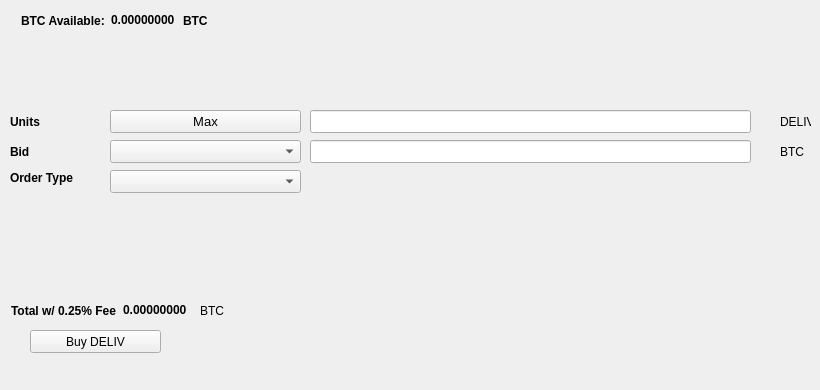
   <widget class="QWidget" name="BuyTab">
    <attribute name="title">
     <string>Buy</string>
    </attribute>
    <widget class="QPushButton" name="BuyDELIV">
     <property name="geometry">
      <rect>
       <x>30</x>
       <y>330</y>
       <width>131</width>
       <height>23</height>
      </rect>
     </property>
     <property name="text">
      <string>Buy DELIV</string>
     </property>
     <property name="icon">
      <iconset resource="../DeliV.qrc">
       <normaloff>:/icons/bitcoin</normaloff>:/icons/bitcoin</iconset>
     </property>
    </widget>
    <widget class="QLabel" name="label_3">
     <property name="geometry">
      <rect>
       <x>10</x>
       <y>110</y>
       <width>46</width>
       <height>23</height>
      </rect>
     </property>
     <property name="font">
      <font>
       <weight>75</weight>
       <bold>true</bold>
      </font>
     </property>
     <property name="text">
      <string>Units</string>
     </property>
    </widget>
    <widget class="QLineEdit" name="UnitsInput">
     <property name="geometry">
      <rect>
       <x>310</x>
       <y>110</y>
       <width>441</width>
       <height>23</height>
      </rect>
     </property>
     <property name="font">
      <font>
       <pointsize>9</pointsize>
       <weight>75</weight>
       <bold>true</bold>
      </font>
     </property>
    </widget>
    <widget class="QLineEdit" name="BuyBidPriceEdit">
     <property name="geometry">
      <rect>
       <x>310</x>
       <y>140</y>
       <width>441</width>
       <height>23</height>
      </rect>
     </property>
     <property name="font">
      <font>
       <pointsize>9</pointsize>
       <weight>75</weight>
       <bold>true</bold>
      </font>
     </property>
    </widget>
    <widget class="QLabel" name="label_4">
     <property name="geometry">
      <rect>
       <x>780</x>
       <y>110</y>
       <width>31</width>
       <height>23</height>
      </rect>
     </property>
     <property name="text">
      <string>DELIV</string>
     </property>
    </widget>
    <widget class="QLabel" name="label_5">
     <property name="geometry">
      <rect>
       <x>780</x>
       <y>140</y>
       <width>31</width>
       <height>23</height>
      </rect>
     </property>
     <property name="text">
      <string>BTC</string>
     </property>
    </widget>
    <widget class="QLabel" name="label_6">
     <property name="geometry">
      <rect>
       <x>10</x>
       <y>140</y>
       <width>46</width>
       <height>23</height>
      </rect>
     </property>
     <property name="font">
      <font>
       <weight>75</weight>
       <bold>true</bold>
      </font>
     </property>
     <property name="text">
      <string>Bid</string>
     </property>
    </widget>
    <widget class="QLabel" name="label_7">
     <property name="geometry">
      <rect>
       <x>10</x>
       <y>170</y>
       <width>91</width>
       <height>16</height>
      </rect>
     </property>
     <property name="font">
      <font>
       <weight>75</weight>
       <bold>true</bold>
      </font>
     </property>
     <property name="text">
      <string>Order Type</string>
     </property>
    </widget>
    <widget class="QPushButton" name="Buy_Max_Amount">
     <property name="geometry">
      <rect>
       <x>110</x>
       <y>110</y>
       <width>191</width>
       <height>23</height>
      </rect>
     </property>
     <property name="font">
      <font>
       <pointsize>10</pointsize>
      </font>
     </property>
     <property name="text">
      <string>Max</string>
     </property>
    </widget>
    <widget class="QComboBox" name="BuyBidcomboBox">
     <property name="geometry">
      <rect>
       <x>110</x>
       <y>140</y>
       <width>191</width>
       <height>23</height>
      </rect>
     </property>
     <property name="font">
      <font>
       <pointsize>10</pointsize>
      </font>
     </property>
    </widget>
    <widget class="QComboBox" name="buyOrdertypeCombo">
     <property name="geometry">
      <rect>
       <x>110</x>
       <y>170</y>
       <width>191</width>
       <height>23</height>
      </rect>
     </property>
     <property name="font">
      <font>
       <pointsize>10</pointsize>
      </font>
     </property>
    </widget>
    <widget class="QWidget" name="layoutWidget1">
     <property name="geometry">
      <rect>
       <x>21</x>
       <y>11</y>
       <width>227</width>
       <height>19</height>
      </rect>
     </property>
     <layout class="QHBoxLayout" name="horizontalLayout_3">
      <item>
       <widget class="QLabel" name="label232">
        <property name="font">
         <font>
          <weight>75</weight>
          <bold>true</bold>
         </font>
        </property>
        <property name="text">
         <string>BTC Available:</string>
        </property>
       </widget>
      </item>
      <item>
       <widget class="QLabel" name="BtcAvailableLbl">
        <property name="palette">
         <palette>
          <active>
           <colorrole role="WindowText">
            <brush brushstyle="SolidPattern">
             <color alpha="255">
              <red>0</red>
              <green>0</green>
              <blue>0</blue>
             </color>
            </brush>
           </colorrole>
           <colorrole role="Button">
            <brush brushstyle="SolidPattern">
             <color alpha="255">
              <red>0</red>
              <green>170</green>
              <blue>0</blue>
             </color>
            </brush>
           </colorrole>
           <colorrole role="Light">
            <brush brushstyle="SolidPattern">
             <color alpha="255">
              <red>0</red>
              <green>255</green>
              <blue>0</blue>
             </color>
            </brush>
           </colorrole>
           <colorrole role="Midlight">
            <brush brushstyle="SolidPattern">
             <color alpha="255">
              <red>0</red>
              <green>212</green>
              <blue>0</blue>
             </color>
            </brush>
           </colorrole>
           <colorrole role="Dark">
            <brush brushstyle="SolidPattern">
             <color alpha="255">
              <red>0</red>
              <green>85</green>
              <blue>0</blue>
             </color>
            </brush>
           </colorrole>
           <colorrole role="Mid">
            <brush brushstyle="SolidPattern">
             <color alpha="255">
              <red>0</red>
              <green>113</green>
              <blue>0</blue>
             </color>
            </brush>
           </colorrole>
           <colorrole role="Text">
            <brush brushstyle="SolidPattern">
             <color alpha="255">
              <red>0</red>
              <green>170</green>
              <blue>0</blue>
             </color>
            </brush>
           </colorrole>
           <colorrole role="BrightText">
            <brush brushstyle="SolidPattern">
             <color alpha="255">
              <red>255</red>
              <green>255</green>
              <blue>255</blue>
             </color>
            </brush>
           </colorrole>
           <colorrole role="ButtonText">
            <brush brushstyle="SolidPattern">
             <color alpha="255">
              <red>0</red>
              <green>0</green>
              <blue>0</blue>
             </color>
            </brush>
           </colorrole>
           <colorrole role="Base">
            <brush brushstyle="SolidPattern">
             <color alpha="255">
              <red>255</red>
              <green>255</green>
              <blue>255</blue>
             </color>
            </brush>
           </colorrole>
           <colorrole role="Window">
            <brush brushstyle="SolidPattern">
             <color alpha="255">
              <red>0</red>
              <green>170</green>
              <blue>0</blue>
             </color>
            </brush>
           </colorrole>
           <colorrole role="Shadow">
            <brush brushstyle="SolidPattern">
             <color alpha="255">
              <red>0</red>
              <green>0</green>
              <blue>0</blue>
             </color>
            </brush>
           </colorrole>
           <colorrole role="AlternateBase">
            <brush brushstyle="SolidPattern">
             <color alpha="255">
              <red>127</red>
              <green>212</green>
              <blue>127</blue>
             </color>
            </brush>
           </colorrole>
           <colorrole role="ToolTipBase">
            <brush brushstyle="SolidPattern">
             <color alpha="255">
              <red>255</red>
              <green>255</green>
              <blue>220</blue>
             </color>
            </brush>
           </colorrole>
           <colorrole role="ToolTipText">
            <brush brushstyle="SolidPattern">
             <color alpha="255">
              <red>0</red>
              <green>0</green>
              <blue>0</blue>
             </color>
            </brush>
           </colorrole>
          </active>
          <inactive>
           <colorrole role="WindowText">
            <brush brushstyle="SolidPattern">
             <color alpha="255">
              <red>0</red>
              <green>0</green>
              <blue>0</blue>
             </color>
            </brush>
           </colorrole>
           <colorrole role="Button">
            <brush brushstyle="SolidPattern">
             <color alpha="255">
              <red>0</red>
              <green>170</green>
              <blue>0</blue>
             </color>
            </brush>
           </colorrole>
           <colorrole role="Light">
            <brush brushstyle="SolidPattern">
             <color alpha="255">
              <red>0</red>
              <green>255</green>
              <blue>0</blue>
             </color>
            </brush>
           </colorrole>
           <colorrole role="Midlight">
            <brush brushstyle="SolidPattern">
             <color alpha="255">
              <red>0</red>
              <green>212</green>
              <blue>0</blue>
             </color>
            </brush>
           </colorrole>
           <colorrole role="Dark">
            <brush brushstyle="SolidPattern">
             <color alpha="255">
              <red>0</red>
              <green>85</green>
              <blue>0</blue>
             </color>
            </brush>
           </colorrole>
           <colorrole role="Mid">
            <brush brushstyle="SolidPattern">
             <color alpha="255">
              <red>0</red>
              <green>113</green>
              <blue>0</blue>
             </color>
            </brush>
           </colorrole>
           <colorrole role="Text">
            <brush brushstyle="SolidPattern">
             <color alpha="255">
              <red>0</red>
              <green>170</green>
              <blue>0</blue>
             </color>
            </brush>
           </colorrole>
           <colorrole role="BrightText">
            <brush brushstyle="SolidPattern">
             <color alpha="255">
              <red>255</red>
              <green>255</green>
              <blue>255</blue>
             </color>
            </brush>
           </colorrole>
           <colorrole role="ButtonText">
            <brush brushstyle="SolidPattern">
             <color alpha="255">
              <red>0</red>
              <green>0</green>
              <blue>0</blue>
             </color>
            </brush>
           </colorrole>
           <colorrole role="Base">
            <brush brushstyle="SolidPattern">
             <color alpha="255">
              <red>255</red>
              <green>255</green>
              <blue>255</blue>
             </color>
            </brush>
           </colorrole>
           <colorrole role="Window">
            <brush brushstyle="SolidPattern">
             <color alpha="255">
              <red>0</red>
              <green>170</green>
              <blue>0</blue>
             </color>
            </brush>
           </colorrole>
           <colorrole role="Shadow">
            <brush brushstyle="SolidPattern">
             <color alpha="255">
              <red>0</red>
              <green>0</green>
              <blue>0</blue>
             </color>
            </brush>
           </colorrole>
           <colorrole role="AlternateBase">
            <brush brushstyle="SolidPattern">
             <color alpha="255">
              <red>127</red>
              <green>212</green>
              <blue>127</blue>
             </color>
            </brush>
           </colorrole>
           <colorrole role="ToolTipBase">
            <brush brushstyle="SolidPattern">
             <color alpha="255">
              <red>255</red>
              <green>255</green>
              <blue>220</blue>
             </color>
            </brush>
           </colorrole>
           <colorrole role="ToolTipText">
            <brush brushstyle="SolidPattern">
             <color alpha="255">
              <red>0</red>
              <green>0</green>
              <blue>0</blue>
             </color>
            </brush>
           </colorrole>
          </inactive>
          <disabled>
           <colorrole role="WindowText">
            <brush brushstyle="SolidPattern">
             <color alpha="255">
              <red>0</red>
              <green>85</green>
              <blue>0</blue>
             </color>
            </brush>
           </colorrole>
           <colorrole role="Button">
            <brush brushstyle="SolidPattern">
             <color alpha="255">
              <red>0</red>
              <green>170</green>
              <blue>0</blue>
             </color>
            </brush>
           </colorrole>
           <colorrole role="Light">
            <brush brushstyle="SolidPattern">
             <color alpha="255">
              <red>0</red>
              <green>255</green>
              <blue>0</blue>
             </color>
            </brush>
           </colorrole>
           <colorrole role="Midlight">
            <brush brushstyle="SolidPattern">
             <color alpha="255">
              <red>0</red>
              <green>212</green>
              <blue>0</blue>
             </color>
            </brush>
           </colorrole>
           <colorrole role="Dark">
            <brush brushstyle="SolidPattern">
             <color alpha="255">
              <red>0</red>
              <green>85</green>
              <blue>0</blue>
             </color>
            </brush>
           </colorrole>
           <colorrole role="Mid">
            <brush brushstyle="SolidPattern">
             <color alpha="255">
              <red>0</red>
              <green>113</green>
              <blue>0</blue>
             </color>
            </brush>
           </colorrole>
           <colorrole role="Text">
            <brush brushstyle="SolidPattern">
             <color alpha="255">
              <red>0</red>
              <green>85</green>
              <blue>0</blue>
             </color>
            </brush>
           </colorrole>
           <colorrole role="BrightText">
            <brush brushstyle="SolidPattern">
             <color alpha="255">
              <red>255</red>
              <green>255</green>
              <blue>255</blue>
             </color>
            </brush>
           </colorrole>
           <colorrole role="ButtonText">
            <brush brushstyle="SolidPattern">
             <color alpha="255">
              <red>0</red>
              <green>85</green>
              <blue>0</blue>
             </color>
            </brush>
           </colorrole>
           <colorrole role="Base">
            <brush brushstyle="SolidPattern">
             <color alpha="255">
              <red>0</red>
              <green>170</green>
              <blue>0</blue>
             </color>
            </brush>
           </colorrole>
           <colorrole role="Window">
            <brush brushstyle="SolidPattern">
             <color alpha="255">
              <red>0</red>
              <green>170</green>
              <blue>0</blue>
             </color>
            </brush>
           </colorrole>
           <colorrole role="Shadow">
            <brush brushstyle="SolidPattern">
             <color alpha="255">
              <red>0</red>
              <green>0</green>
              <blue>0</blue>
             </color>
            </brush>
           </colorrole>
           <colorrole role="AlternateBase">
            <brush brushstyle="SolidPattern">
             <color alpha="255">
              <red>0</red>
              <green>170</green>
              <blue>0</blue>
             </color>
            </brush>
           </colorrole>
           <colorrole role="ToolTipBase">
            <brush brushstyle="SolidPattern">
             <color alpha="255">
              <red>255</red>
              <green>255</green>
              <blue>220</blue>
             </color>
            </brush>
           </colorrole>
           <colorrole role="ToolTipText">
            <brush brushstyle="SolidPattern">
             <color alpha="255">
              <red>0</red>
              <green>0</green>
              <blue>0</blue>
             </color>
            </brush>
           </colorrole>
          </disabled>
         </palette>
        </property>
        <property name="font">
         <font>
          <weight>75</weight>
          <bold>true</bold>
         </font>
        </property>
        <property name="text">
         <string>0.00000000</string>
        </property>
        <property name="textInteractionFlags">
         <set>Qt::LinksAccessibleByMouse|Qt::TextSelectableByKeyboard|Qt::TextSelectableByMouse</set>
        </property>
       </widget>
      </item>
      <item>
       <widget class="QLabel" name="BtcAvailableLbl_2">
        <property name="font">
         <font>
          <weight>75</weight>
          <bold>true</bold>
         </font>
        </property>
        <property name="text">
         <string>BTC</string>
        </property>
       </widget>
      </item>
     </layout>
    </widget>
    <widget class="QWidget" name="layoutWidge2">
     <property name="geometry">
      <rect>
       <x>11</x>
       <y>301</y>
       <width>259</width>
       <height>19</height>
      </rect>
     </property>
     <layout class="QHBoxLayout" name="horizontalLayout_4">
      <item>
       <widget class="QLabel" name="label_9">
        <property name="font">
         <font>
          <weight>75</weight>
          <bold>true</bold>
         </font>
        </property>
        <property name="text">
         <string>Total w/ 0.25% Fee</string>
        </property>
       </widget>
      </item>
      <item>
       <widget class="QLabel" name="BuyCostLabel">
        <property name="palette">
         <palette>
          <active>
           <colorrole role="WindowText">
            <brush brushstyle="SolidPattern">
             <color alpha="255">
              <red>0</red>
              <green>0</green>
              <blue>0</blue>
             </color>
            </brush>
           </colorrole>
           <colorrole role="Button">
            <brush brushstyle="SolidPattern">
             <color alpha="255">
              <red>0</red>
              <green>170</green>
              <blue>0</blue>
             </color>
            </brush>
           </colorrole>
           <colorrole role="Light">
            <brush brushstyle="SolidPattern">
             <color alpha="255">
              <red>0</red>
              <green>255</green>
              <blue>0</blue>
             </color>
            </brush>
           </colorrole>
           <colorrole role="Midlight">
            <brush brushstyle="SolidPattern">
             <color alpha="255">
              <red>0</red>
              <green>212</green>
              <blue>0</blue>
             </color>
            </brush>
           </colorrole>
           <colorrole role="Dark">
            <brush brushstyle="SolidPattern">
             <color alpha="255">
              <red>0</red>
              <green>85</green>
              <blue>0</blue>
             </color>
            </brush>
           </colorrole>
           <colorrole role="Mid">
            <brush brushstyle="SolidPattern">
             <color alpha="255">
              <red>0</red>
              <green>113</green>
              <blue>0</blue>
             </color>
            </brush>
           </colorrole>
           <colorrole role="Text">
            <brush brushstyle="SolidPattern">
             <color alpha="255">
              <red>0</red>
              <green>170</green>
              <blue>0</blue>
             </color>
            </brush>
           </colorrole>
           <colorrole role="BrightText">
            <brush brushstyle="SolidPattern">
             <color alpha="255">
              <red>255</red>
              <green>255</green>
              <blue>255</blue>
             </color>
            </brush>
           </colorrole>
           <colorrole role="ButtonText">
            <brush brushstyle="SolidPattern">
             <color alpha="255">
              <red>0</red>
              <green>0</green>
              <blue>0</blue>
             </color>
            </brush>
           </colorrole>
           <colorrole role="Base">
            <brush brushstyle="SolidPattern">
             <color alpha="255">
              <red>255</red>
              <green>255</green>
              <blue>255</blue>
             </color>
            </brush>
           </colorrole>
           <colorrole role="Window">
            <brush brushstyle="SolidPattern">
             <color alpha="255">
              <red>0</red>
              <green>170</green>
              <blue>0</blue>
             </color>
            </brush>
           </colorrole>
           <colorrole role="Shadow">
            <brush brushstyle="SolidPattern">
             <color alpha="255">
              <red>0</red>
              <green>0</green>
              <blue>0</blue>
             </color>
            </brush>
           </colorrole>
           <colorrole role="AlternateBase">
            <brush brushstyle="SolidPattern">
             <color alpha="255">
              <red>127</red>
              <green>212</green>
              <blue>127</blue>
             </color>
            </brush>
           </colorrole>
           <colorrole role="ToolTipBase">
            <brush brushstyle="SolidPattern">
             <color alpha="255">
              <red>255</red>
              <green>255</green>
              <blue>220</blue>
             </color>
            </brush>
           </colorrole>
           <colorrole role="ToolTipText">
            <brush brushstyle="SolidPattern">
             <color alpha="255">
              <red>0</red>
              <green>0</green>
              <blue>0</blue>
             </color>
            </brush>
           </colorrole>
          </active>
          <inactive>
           <colorrole role="WindowText">
            <brush brushstyle="SolidPattern">
             <color alpha="255">
              <red>0</red>
              <green>0</green>
              <blue>0</blue>
             </color>
            </brush>
           </colorrole>
           <colorrole role="Button">
            <brush brushstyle="SolidPattern">
             <color alpha="255">
              <red>0</red>
              <green>170</green>
              <blue>0</blue>
             </color>
            </brush>
           </colorrole>
           <colorrole role="Light">
            <brush brushstyle="SolidPattern">
             <color alpha="255">
              <red>0</red>
              <green>255</green>
              <blue>0</blue>
             </color>
            </brush>
           </colorrole>
           <colorrole role="Midlight">
            <brush brushstyle="SolidPattern">
             <color alpha="255">
              <red>0</red>
              <green>212</green>
              <blue>0</blue>
             </color>
            </brush>
           </colorrole>
           <colorrole role="Dark">
            <brush brushstyle="SolidPattern">
             <color alpha="255">
              <red>0</red>
              <green>85</green>
              <blue>0</blue>
             </color>
            </brush>
           </colorrole>
           <colorrole role="Mid">
            <brush brushstyle="SolidPattern">
             <color alpha="255">
              <red>0</red>
              <green>113</green>
              <blue>0</blue>
             </color>
            </brush>
           </colorrole>
           <colorrole role="Text">
            <brush brushstyle="SolidPattern">
             <color alpha="255">
              <red>0</red>
              <green>170</green>
              <blue>0</blue>
             </color>
            </brush>
           </colorrole>
           <colorrole role="BrightText">
            <brush brushstyle="SolidPattern">
             <color alpha="255">
              <red>255</red>
              <green>255</green>
              <blue>255</blue>
             </color>
            </brush>
           </colorrole>
           <colorrole role="ButtonText">
            <brush brushstyle="SolidPattern">
             <color alpha="255">
              <red>0</red>
              <green>0</green>
              <blue>0</blue>
             </color>
            </brush>
           </colorrole>
           <colorrole role="Base">
            <brush brushstyle="SolidPattern">
             <color alpha="255">
              <red>255</red>
              <green>255</green>
              <blue>255</blue>
             </color>
            </brush>
           </colorrole>
           <colorrole role="Window">
            <brush brushstyle="SolidPattern">
             <color alpha="255">
              <red>0</red>
              <green>170</green>
              <blue>0</blue>
             </color>
            </brush>
           </colorrole>
           <colorrole role="Shadow">
            <brush brushstyle="SolidPattern">
             <color alpha="255">
              <red>0</red>
              <green>0</green>
              <blue>0</blue>
             </color>
            </brush>
           </colorrole>
           <colorrole role="AlternateBase">
            <brush brushstyle="SolidPattern">
             <color alpha="255">
              <red>127</red>
              <green>212</green>
              <blue>127</blue>
             </color>
            </brush>
           </colorrole>
           <colorrole role="ToolTipBase">
            <brush brushstyle="SolidPattern">
             <color alpha="255">
              <red>255</red>
              <green>255</green>
              <blue>220</blue>
             </color>
            </brush>
           </colorrole>
           <colorrole role="ToolTipText">
            <brush brushstyle="SolidPattern">
             <color alpha="255">
              <red>0</red>
              <green>0</green>
              <blue>0</blue>
             </color>
            </brush>
           </colorrole>
          </inactive>
          <disabled>
           <colorrole role="WindowText">
            <brush brushstyle="SolidPattern">
             <color alpha="255">
              <red>0</red>
              <green>85</green>
              <blue>0</blue>
             </color>
            </brush>
           </colorrole>
           <colorrole role="Button">
            <brush brushstyle="SolidPattern">
             <color alpha="255">
              <red>0</red>
              <green>170</green>
              <blue>0</blue>
             </color>
            </brush>
           </colorrole>
           <colorrole role="Light">
            <brush brushstyle="SolidPattern">
             <color alpha="255">
              <red>0</red>
              <green>255</green>
              <blue>0</blue>
             </color>
            </brush>
           </colorrole>
           <colorrole role="Midlight">
            <brush brushstyle="SolidPattern">
             <color alpha="255">
              <red>0</red>
              <green>212</green>
              <blue>0</blue>
             </color>
            </brush>
           </colorrole>
           <colorrole role="Dark">
            <brush brushstyle="SolidPattern">
             <color alpha="255">
              <red>0</red>
              <green>85</green>
              <blue>0</blue>
             </color>
            </brush>
           </colorrole>
           <colorrole role="Mid">
            <brush brushstyle="SolidPattern">
             <color alpha="255">
              <red>0</red>
              <green>113</green>
              <blue>0</blue>
             </color>
            </brush>
           </colorrole>
           <colorrole role="Text">
            <brush brushstyle="SolidPattern">
             <color alpha="255">
              <red>0</red>
              <green>85</green>
              <blue>0</blue>
             </color>
            </brush>
           </colorrole>
           <colorrole role="BrightText">
            <brush brushstyle="SolidPattern">
             <color alpha="255">
              <red>255</red>
              <green>255</green>
              <blue>255</blue>
             </color>
            </brush>
           </colorrole>
           <colorrole role="ButtonText">
            <brush brushstyle="SolidPattern">
             <color alpha="255">
              <red>0</red>
              <green>85</green>
              <blue>0</blue>
             </color>
            </brush>
           </colorrole>
           <colorrole role="Base">
            <brush brushstyle="SolidPattern">
             <color alpha="255">
              <red>0</red>
              <green>170</green>
              <blue>0</blue>
             </color>
            </brush>
           </colorrole>
           <colorrole role="Window">
            <brush brushstyle="SolidPattern">
             <color alpha="255">
              <red>0</red>
              <green>170</green>
              <blue>0</blue>
             </color>
            </brush>
           </colorrole>
           <colorrole role="Shadow">
            <brush brushstyle="SolidPattern">
             <color alpha="255">
              <red>0</red>
              <green>0</green>
              <blue>0</blue>
             </color>
            </brush>
           </colorrole>
           <colorrole role="AlternateBase">
            <brush brushstyle="SolidPattern">
             <color alpha="255">
              <red>0</red>
              <green>170</green>
              <blue>0</blue>
             </color>
            </brush>
           </colorrole>
           <colorrole role="ToolTipBase">
            <brush brushstyle="SolidPattern">
             <color alpha="255">
              <red>255</red>
              <green>255</green>
              <blue>220</blue>
             </color>
            </brush>
           </colorrole>
           <colorrole role="ToolTipText">
            <brush brushstyle="SolidPattern">
             <color alpha="255">
              <red>0</red>
              <green>0</green>
              <blue>0</blue>
             </color>
            </brush>
           </colorrole>
          </disabled>
         </palette>
        </property>
        <property name="font">
         <font>
          <weight>75</weight>
          <bold>true</bold>
         </font>
        </property>
        <property name="autoFillBackground">
         <bool>false</bool>
        </property>
        <property name="text">
         <string>0.00000000</string>
        </property>
        <property name="textInteractionFlags">
         <set>Qt::LinksAccessibleByMouse|Qt::TextSelectableByMouse</set>
        </property>
       </widget>
      </item>
      <item>
       <widget class="QLabel" name="label_10">
        <property name="font">
         <font>
          <weight>50</weight>
          <bold>false</bold>
         </font>
        </property>
        <property name="text">
         <string>BTC</string>
        </property>
       </widget>
      </item>
     </layout>
    </widget>
    <widget class="QLabel" name="label_24">
     <property name="geometry">
      <rect>
       <x>460</x>
       <y>300</y>
       <width>281</width>
       <height>81</height>
      </rect>
     </property>
     <property name="text">
      <string/>
     </property>
     <property name="pixmap">
      <pixmap>:/images/bittrex</pixmap>
     </property>
    </widget>
   </widget>
